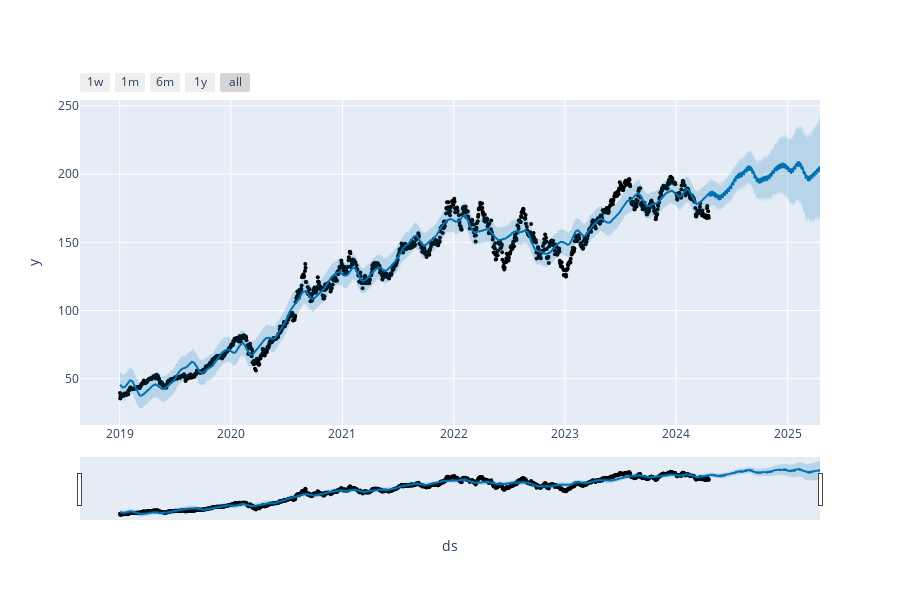

The notebook cell this image was saved under:
### Code cell
# Import necessary libraries
import yfinance as yf  
import pandas as pd  
from prophet import Prophet
from prophet.plot import plot_plotly
import logging

# The logging module is used to log messages to a file or console.
logging.basicConfig(level=logging.INFO, format='%(asctime)s - %(levelname)s - %(message)s')
# The logging.info() function is used to log an informational message.
logging.info("Dependencies imported successfully.")

# function that fetches historical stock data for the specified ticker from Yahoo Finance:
# The function takes the stock symbol (ticker) as input and returns a pandas DataFrame containing the historical stock data.
# The Parameters are:
# ticker (str): The stock symbol for which to download the data.
# start_date (str): The start date for the data download (format: YYYY-MM-DD).
# end_date (str): The end date for the data download (format: YYYY-MM-DD).
# The Returns a Pandas DataFrame.
def fetch_data(ticker, start_date="2019-01-01", end_date="2024-04-18"):
    try:
        data = yf.download(ticker, start=start_date, end=end_date)
        logging.info("Data downloaded successfully.")
        return data
    except Exception as e:
        logging.error(f"Failed to download data: {e}")
        return pd.DataFrame()
    
# The function prepares the stock data for use with the Prophet library
# by selecting the 'Date' and 'Close' columns and renaming them to 'ds' and 'y', respectively.
# Returns a DataFrame suitable for use with Prophet modeling
def prepare_data_for_prophet(data):
    df = data.reset_index()[['Date', 'Close']].rename(columns={'Date': 'ds', 'Close': 'y'})
    logging.info("Data prepared for Prophet.")
    return df

# The function trains a Prophet model on the provided data.
def train_prophet_model(df):
    model = Prophet(daily_seasonality=False, yearly_seasonality=True)
    model.fit(df)
    logging.info("Prophet model trained successfully.")
    return model

# The function uses the trained Prophet model to make future predictions.
# The Parameters are: periods (int) - Number of days to predict into the future. 
"""Adjust the periods parameter to specify the number of days into the future for which you want to make predictions."""
def make_forecast(model, periods=365):

    future = model.make_future_dataframe(periods=periods)
    forecast = model.predict(future)
    logging.info("Forecast made for future periods.")
    return forecast
# The function plots the forecasted data using Prophet's plot functionality.
def plot_forecast(model, forecast):
    fig = plot_plotly(model, forecast)  # This returns a plotly Figure
    fig.show()
# The fubctions runs the complete workflow.
def run_prophet_forecasting(ticker):
    data = fetch_data(ticker)
    if not data.empty:
        prepared_data = prepare_data_for_prophet(data)
        model = train_prophet_model(prepared_data)
        forecast = make_forecast(model, periods=365)
        plot_forecast(model, forecast)
        return forecast
    else:
        logging.error("No data available to process.")
        return pd.DataFrame()

# The function take the stock symbol (ticker) as input and starts the forecasting process, by calling the run_prophet_forecasting function.
"""User should enter in the stock ticker symbol for which they want to make predictions."""
ticker = 'AAPL'
forecast_results = run_prophet_forecasting(ticker)

#save the forecast results to a CSV file
if not forecast_results.empty:
    filepath = r'C:\Users\mikea\Desktop\Dataclass2\StockPrediction_Project3\Index_Fund_AI_Anaysis_App_Prj_3\MCP_ibm_aapl_data\McP_data_files\forecast_results_AAPL.csv'
    forecast_results.to_csv(filepath, index=False)
    logging.info(f"Forecast results saved to: {filepath}")
else:
    logging.error("Forecast results DataFrame is empty, nothing was saved.")

### Figure 1 — Plotly figure (JSON) as saved in the notebook; plotly's stock layout.template omitted (floating-point values rounded to 4 significant figures; data arrays with more than 128 entries replaced by an {"elided": "..."} marker saying what was removed)
{"data": [{"marker": {"color": "black", "size": 4}, "mode": "markers", "name": "Actual", "type": "scatter", "x": {"elided": "1332 str values"}, "y": {"elided": "1332 float values"}}, {"hoverinfo": "skip", "line": {"width": 0}, "mode": "lines", "type": "scatter", "x": {"elided": "1697 str values"}, "y": {"elided": "1697 float values"}}, {"fill": "tonexty", "fillcolor": "rgba(0, 114, 178, 0.2)", "line": {"color": "#0072B2", "width": 2}, "mode": "lines", "name": "Predicted", "type": "scatter", "x": {"elided": "1697 str values"}, "y": {"elided": "1697 float values"}}, {"fill": "tonexty", "fillcolor": "rgba(0, 114, 178, 0.2)", "hoverinfo": "skip", "line": {"width": 0}, "mode": "lines", "type": "scatter", "x": {"elided": "1697 str values"}, "y": {"elided": "1697 float values"}}], "layout": {"height": 600, "showlegend": false, "width": 900, "xaxis": {"rangeselector": {"buttons": [{"count": 7, "label": "1w", "step": "day", "stepmode": "backward"}, {"count": 1, "label": "1m", "step": "month", "stepmode": "backward"}, {"count": 6, "label": "6m", "step": "month", "stepmode": "backward"}, {"count": 1, "label": "1y", "step": "year", "stepmode": "backward"}, {"step": "all"}]}, "rangeslider": {"visible": true}, "title": {"text": "ds"}, "type": "date"}, "yaxis": {"title": {"text": "y"}}}}
